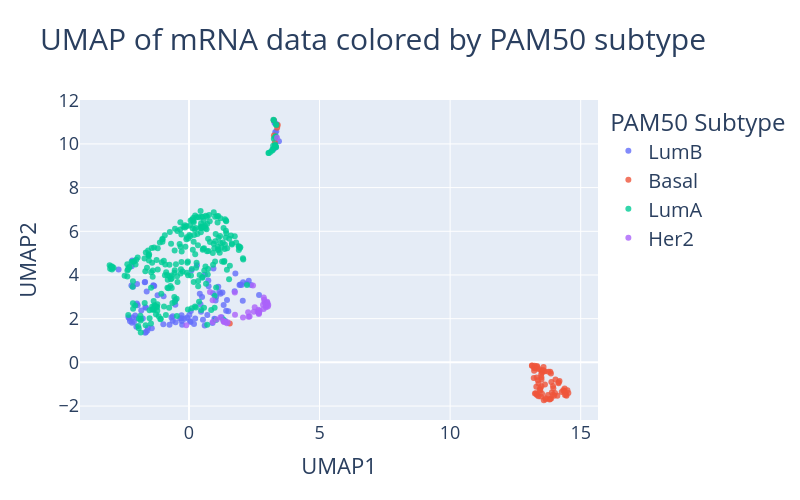

This figure's notebook cell:
### Markdown cell above
## UMAP

### Code cell
# Extract mRNA expression data
mRNA_df = data['mRNA']['expr']

# Top 2000 variables genes
top_indices = np.argsort(mRNA_df.var(axis=0))[-2000:][::-1]                
mRNA_df = mRNA_df.iloc[:, top_indices]


# Standardize the data: mean=0, variance=1 for each protein
scaler = StandardScaler()
mRNA_scaled = scaler.fit_transform(mRNA_df)

# Reduce dimensionality with PCA before UMAP (retain top 10 components)
pca = PCA(n_components=15, random_state=42)
mRNA_pca = pca.fit_transform(mRNA_scaled)

# Apply UMAP for 2D embedding of the PCA-reduced data
reducer_1 = umap.UMAP(n_neighbors=15, min_dist=0.1, n_components=2, random_state=42)
mRNA_umap2d = reducer_1.fit_transform(mRNA_pca)

# Create a DataFrame with UMAP coordinates and PAM50 subtype labels
umap_df_2d = pd.DataFrame(
    mRNA_umap2d,
    columns=['UMAP1', 'UMAP2'],
    index=mRNA_df.index
)
umap_df_2d['paper_BRCA_Subtype_PAM50'] = data['mRNA']['meta'].loc[umap_df_2d.index, 'paper_BRCA_Subtype_PAM50']

# Create an interactive 2D scatter plot using Plotly, coloring points by PAM50 breast cancer subtype
fig = px.scatter(
    umap_df_2d,
    x='UMAP1',
    y='UMAP2',
    color='paper_BRCA_Subtype_PAM50',
    labels={'paper_BRCA_Subtype_PAM50': 'PAM50 Subtype'},
    title='UMAP of mRNA data colored by PAM50 subtype',
    opacity=0.8,
    width=800,
    height=500
)
fig.update_layout(title_font_size=30, legend_title_font_size=24, legend_font_size=20, font=dict(size=18))
fig.show()

### Figure 1 — Plotly figure (JSON) as saved in the notebook; plotly's stock layout.template omitted (floating-point values rounded to 4 significant figures; data arrays with more than 128 entries replaced by an {"elided": "..."} marker saying what was removed)
{"data": [{"hovertemplate": "PAM50 Subtype=LumB<br>UMAP1=%{x}<br>UMAP2=%{y}<extra></extra>", "legendgroup": "LumB", "marker": {"color": "#636efa", "opacity": 0.8, "symbol": "circle"}, "mode": "markers", "name": "LumB", "orientation": "v", "showlegend": true, "type": "scatter", "x": [-2.28, -0.6221, 2.289, -0.06887, 1.424, -1.693, 3.446, 0.9951, 2.06, -0.9717, -1.647, 1.205, 1.328, -1.675, 1.282, -0.3374, 3.248, -1.964, 0.9235, -1.989, 1.392, -2.204, 3.28, -2.108, 0.07135, -0.6711, 0.4603, -0.26, 3.278, 0.06064, 0.4402, -1.356, -0.2768, 3.345, 0.5018, -2.192, 0.7519, 0.9382, 0.9724, -2.169, 0.9014, 0.7411, 1.122, 1.251, 1.041, -0.5128, 0.4145, 2.012, -1.671, 2.375, 0.6113, 3.268, -1.827, 0.2386, 0.01449, 3.314, -2.317, -1.971, 1.935, 3.302, -1.202, -2.695, 0.1937, -1.329, -0.9819, -1.365, -0.1674, -1.767, -2.143, -0.6202, 2.073, 3.362, -2.095, 1.02, 1.506, -0.2843, -2.171, 0.7033, -1.572, 2.684, 0.3052, -1.59, -0.5219, 1.749, 1.16, 0.09825, -1.995, -1.647, 1.456, -2.058, -1.619, -0.7447, -0.2844, 2.209, -1.425, 1.777, -0.5241, 0.03902, -2.014, 0.5353, -2.256, -2.181, -1.681, 0.6024, 1.967], "xaxis": "x", "y": [2.006, 1.904, 3.734, 2.051, 2.358, 3.669, 10.12, 1.978, 2.825, 3.032, 2.497, 3.137, 2.623, 1.355, 3.198, 2.009, 9.779, 2.618, 3.168, 3.586, 1.891, 3.524, 9.822, 1.865, 2.349, 2.048, 2.315, 1.722, 10.96, 1.848, 2.661, 3.509, 1.889, 10.58, 2.991, 4.395, 3.486, 4.295, 2.001, 2.052, 1.807, 3.748, 3.465, 2.07, 2.991, 1.836, 3.139, 3.546, 2.519, 3.541, 4.008, 11.04, 2.371, 2.006, 2.168, 9.861, 2.061, 2.017, 3.54, 10.53, 3.077, 4.25, 1.759, 3.499, 1.748, 3.526, 1.997, 2.004, 3.458, 2.112, 3.67, 10.9, 4.627, 2.837, 2.342, 2.156, 4.662, 2.166, 1.581, 3.086, 4.442, 1.463, 2.633, 3.253, 3.222, 4.218, 2.694, 1.388, 2.855, 2.147, 3.244, 1.718, 2.02, 3.6, 1.557, 4.063, 2.86, 1.888, 1.626, 1.948, 1.886, 1.818, 3.683, 1.686, 3.569], "yaxis": "y"}, {"hovertemplate": "PAM50 Subtype=Basal<br>UMAP1=%{x}<br>UMAP2=%{y}<extra></extra>", "legendgroup": "Basal", "marker": {"color": "#EF553B", "opacity": 0.8, "symbol": "circle"}, "mode": "markers", "name": "Basal", "orientation": "v", "showlegend": true, "type": "scatter", "x": [13.5, 13.65, 13.5, 13.77, 13.22, 14.15, 13.94, 14.33, 14.46, 13.13, 14.27, 13.49, 14.38, 13.63, 13.86, 13.32, 13.5, 13.45, 14.38, 13.23, 3.253, 3.247, 13.87, 3.287, 13.33, 14.11, 13.81, 14.15, 13.25, 14.53, 13.42, 14.49, 13.83, 14.44, 13.63, 13.43, 13.52, 13.31, 1.561, 13.14, 14.02, 13.82, 13.31, 14.03, 13.32, 3.315, 13.88, 14.38, 3.377, 13.23, 13.55, 13.39, 13.59, 13.38, 13.98, 13.89, 13.58, 13.47, 13.3, 13.45, 13.75, 13.28, 13.34, 13.2, 14.19, 13.58, 13.36, 13.95, 13.66, 13.52, 13.48, 13.94, 14.4, 3.4, 13.22], "xaxis": "x", "y": [-0.7868, -1.648, -1.098, -0.4323, -0.2669, -0.9119, -1.078, -1.271, -1.527, -0.1463, -1.356, -0.3854, -1.309, -0.4114, -0.5117, -1.461, -0.6775, -1.182, -1.198, -0.2417, 10.39, 11.09, -1.655, 10.06, -1.499, -1.529, -1.696, -0.9592, -1.426, -1.407, -0.3162, -1.279, -0.4297, -1.486, -1.014, -1.258, -0.4624, -0.6922, 1.777, -0.1518, -1.404, -1.674, -0.2825, -0.7826, -0.1708, 10.31, -0.8992, -1.341, 10.74, -0.1541, -0.3453, -0.9683, -1.734, -1.549, -1.527, -1.374, -0.2159, -1.563, -1.117, -1.285, -1.489, -1.413, -0.2088, -0.7155, -0.8536, -0.4127, -0.8215, -1.181, -1.687, -1.44, -0.5664, -1.487, -1.495, 10.87, -0.3848], "yaxis": "y"}, {"hovertemplate": "PAM50 Subtype=LumA<br>UMAP1=%{x}<br>UMAP2=%{y}<extra></extra>", "legendgroup": "LumA", "marker": {"color": "#00cc96", "opacity": 0.8, "symbol": "circle"}, "mode": "markers", "name": "LumA", "orientation": "v", "showlegend": true, "type": "scatter", "x": {"elided": "278 float values"}, "xaxis": "x", "y": {"elided": "278 float values"}, "yaxis": "y"}, {"hovertemplate": "PAM50 Subtype=Her2<br>UMAP1=%{x}<br>UMAP2=%{y}<extra></extra>", "legendgroup": "Her2", "marker": {"color": "#ab63fa", "opacity": 0.8, "symbol": "circle"}, "mode": "markers", "name": "Her2", "orientation": "v", "showlegend": true, "type": "scatter", "x": [2.895, 2.657, 1.756, 1.452, 2.452, 0.9104, 1.479, 2.993, 2.626, 2.068, 2.668, 2.321, 2.991, 2.926, 1.763, 2.518, 2.484, 2.669, 2.859, 2.879, 3.019, 2.705, -0.1016, 2.266, 1.315, 1.063, 2.956, 2.946, 2.836, 3.006, 2.963, 2.684, 2.865, 2.281, 0.8037, 1.209, 1.335, 1.357, 0.9057, 2.675, 3.373, 3.036], "xaxis": "x", "y": [2.765, 2.406, 3.197, 1.796, 3.521, 1.843, 1.842, 2.769, 2.328, 2.054, 2.273, 2.105, 2.71, 2.699, 2.176, 2.524, 2.321, 2.287, 2.444, 2.867, 2.558, 2.363, 1.702, 2.297, 1.905, 1.964, 2.582, 2.524, 2.632, 2.722, 2.641, 2.257, 2.967, 2.084, 3.216, 2.069, 1.854, 1.845, 2.848, 2.214, 10.28, 2.631], "yaxis": "y"}], "layout": {"font": {"size": 18}, "height": 500, "legend": {"font": {"size": 20}, "title": {"font": {"size": 24}, "text": "PAM50 Subtype"}, "tracegroupgap": 0}, "title": {"font": {"size": 30}, "text": "UMAP of mRNA data colored by PAM50 subtype"}, "width": 800, "xaxis": {"anchor": "y", "domain": [0, 1], "title": {"text": "UMAP1"}}, "yaxis": {"anchor": "x", "domain": [0, 1], "title": {"text": "UMAP2"}}}}
